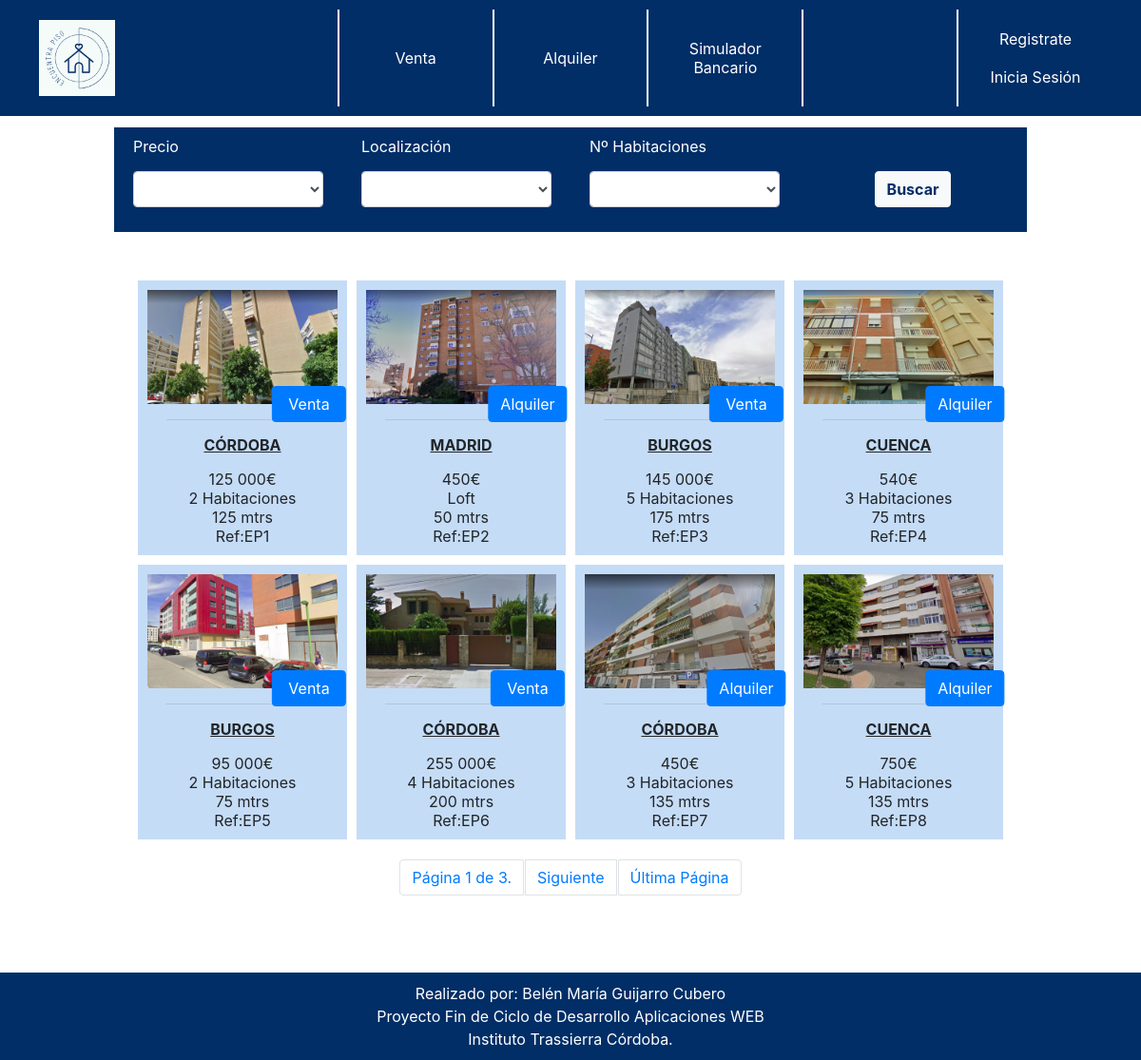
The app's page /, older data.
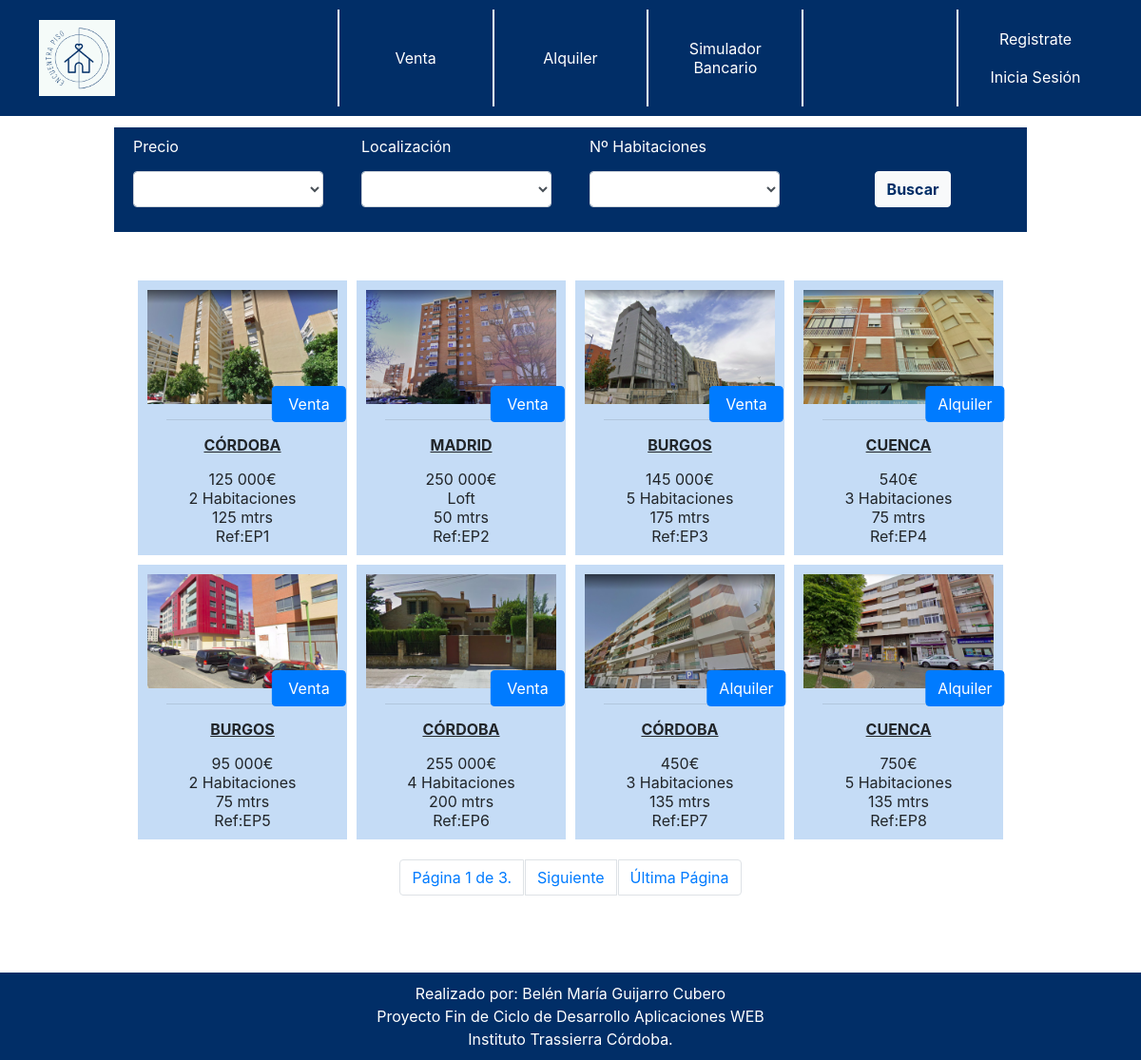
The same page, newer data.
### applications/operaciones/models.py (models this page shows, shortened)
class Oferta(models.Model):
	inmueble= models.ForeignKey("inmuebles.Inmueble", verbose_name=("Inmueble"),on_delete=models.CASCADE)
	vendedor=models.ForeignKey("administracion.Trabajador", verbose_name=("trabajador"),on_delete=models.SET_NULL, blank=True,null=True)
	precio=models.DecimalField('Precio', max_digits=13, decimal_places=6)
	descuento=models.DecimalField('Descuento', max_digits=5, decimal_places=2, default=0)
	tipo=models.CharField("tipo",max_length=1)
	activa=models.BooleanField('Activo', default=True)
	updated_at = models.DateTimeField(auto_now_add=True, null=True)
	created_at = models.DateTimeField(auto_now_add=True, null=True)
	def __str__(self):
		return str(self.id)+"-"+str(self.inmueble.id)+" - "+str(self.precio)

### applications/inmuebles/models.py (models this page shows, shortened)
class Inmueble(models.Model):
	PROVINCE_CHOICES =(
		('01', 'Alaba'), ('02', 'Albacete'), ('03', 'Alicante'),
		('04', 'Almería'), ('05', 'Ávila'), ('06', 'Badajoz'),
		('07', 'Islas Baleares'), ('08', 'Barcelona'), ('09', 'Burgos'),
		('10', 'Cáceres'), ('11', 'Cádiz'), ('12', 'Castellón'),
		('13', 'Ciudad Real'), ('14', 'Córdoba'), ('15', 'A Coruña'),
		('16', 'Cuenca'), ('17', 'Girona'), ('18', 'Granada'),
		('19', 'Guadalajara'), ('20', 'Guipúzcoa'), ('21', 'Huelva'),
		('22', 'Huesca'), ('23', 'Jaén'), ('24', 'León'),
		('25', 'Lleida'), ('26', 'La Rioja'), ('27', 'Lugo'),
		('28', 'Madrid'), ('29', 'Málaga'), ('30', 'Murcia'),
		('31', 'Navarra'), ('32', 'Ourense'), ('33', 'Asturias'),
		('34', 'Palencia'), ('35', 'Las Palmas'), ('36', 'Pontevedra'),
		('37', 'Salamanca'), ('38', 'Santa Cruz de Tenerife'), ('39', 'Cantabria'),
		('40', 'Segovia'), ('41', 'Sevilla'), ('42', 'Soria'),
		('43', 'Tarragona'), ('44', 'Teruel'), ('45', 'Toledo'),
		('46', 'Valencia'), ('47', 'Valladolid'), ('48', 'Vizcaya'),
		('49', 'Zamora'), ('50', 'Zaragoza'), ('51', 'Ceuta'), ('52', 'Melilla')
		)
	HABITACIONES_CHOICES=(
        ('0', 'Loft'),
        ('1', '1 Habitacion'),
        ('2', '2 Habitaciones'),
        ('3', '3 Habitaciones'),
        ('4', '4 Habitaciones'),
        ('5', '5 Habitaciones'),
        ('6', 'Más de 5'),
        )
	ORIENTACION_CHOICES=(
	 	('1', '(N) Norte'),
        ('2', '(NO) Noreste'),
        ('3', '(E) Este'),
        ('4', '(SE) Sureste'),
        ('5', '(S) Sur'),
        ('6', '(SO) Suroeste'),
        ('7', '(O) Oeste'),
        ('8', '(NO) Noroeste'),
	 	)
	propietario= models.ForeignKey("administracion.Propietario", verbose_name="propietario",on_delete=models.CASCADE )
	direccion= models.CharField('Direccion', max_length=200)
	localizacion= models.CharField('Localización', max_length=2, choices=PROVINCE_CHOICES)
	codigo_postal= models.IntegerField('CP',)
	metros=models.IntegerField('Metros',)
	habitacion=models.CharField('Habitación', max_length=1, choices=HABITACIONES_CHOICES)
	planta=models.IntegerField('Planta',)
	wc=models.IntegerField('Baños',)
	orientacion=models.CharField('Orientación', max_length=1, choices=ORIENTACION_CHOICES)
	construccion=models.IntegerField('Año Construcción',)
	comunidad=models.DecimalField('Precio Comunidad', max_digits=6, decimal_places=2)
	ascensor=models.BooleanField('Ascensor', default=False)
	terraza=models.BooleanField('Terraza', default=False)
	patio=models.BooleanField('Patio', default=False)
	observacion= models.CharField('Observacion', max_length=1024)
	imagenPrincipal= models.ImageField("ImagenPrincipal",upload_to="imagenes/")
	imagen1=models.ImageField("imagen1",upload_to="imagenes/",default="imagenes/pordefecto.png",blank=True, null=True)
	imagen2=models.ImageField("imagen2",upload_to="imagenes/",default="imagenes/pordefecto.png",blank=True, null=True)
	imagen3=models.ImageField("imagen3",upload_to="imagenes/",default="imagenes/pordefecto.png",blank=True, null=True)
	imagen4=models.ImageField("imagen4",upload_to="imagenes/",default="imagenes/pordefecto.png",blank=True, null=True)
	activo=models.BooleanField('Activo', default=True)
	created_at = models.DateTimeField(auto_now_add=True, null=True)
	updated_at = models.DateTimeField(auto_now_add=True, null=True)

### applications/inmuebles/views.py (the view, shortened to what this page needs)
# urls.py: path('', views.Inicio.as_view(), name="home"),
class Inicio(View):
    def get(self,request):
        clientes=Cliente.objects.all()
        trabajadores=Trabajador.objects.all()
        provincia= lista_fuc(PROVINCE_CHOICES)
        habitaciones= lista_fuc(HABITACIONES_CHOICES)
        ofertas=Oferta.objects.all().filter(activa=True).order_by("created_at")[:20]
        paginator=Paginator(ofertas,8)
        page_number=request.GET.get('page')
        resultado =paginator.get_page(page_number)
        logs("prueba", ofertas)
        return render(request,"home.html",{"provincia":provincia,"habitaciones":habitaciones, "ofertas":ofertas,"resultado":resultado,"clientes":clientes,"trabajadores":trabajadores} )

### applications/inmuebles/views.py (called while the page is built)
def lista_fuc(lista=list()):
    lista=list(lista)
    lista_datos=list()
    for i in range(len(lista)):
        lista_datos.append(lista[i][1])
    lista_tupla=tuple(lista_datos)
    return lista_tupla

def logs(file="log",mensaje=""):
    escribir = open(file+".txt", "a")
    escribir.write(str(mensaje)+"\n")
    escribir.close()

### templates/home.html (shortened to what this page needs)
{% extends "base.html" %}
{% load static %}
{% load humanize %}
{% block head %}
 {% include 'cabecera.html' %}
{% endblock head %}
{% block content %}
<div class="container" id="cabecera-frente"style="margin-top:12px; width:80%">
	<form action="." method="post">
		<table style="width:100%;">
			<tr>
				<td id="tdfiltro">
					<p id="texto">Precio</p>
					<select class="form-control" name="precio" id="precio">
						<option value="{{datos.precio}}">{{datos.precio}}</option>
						<option value="De Menor a Mayor">De Menor a Mayor</option>
					</select>
				</td>
				<td id="tdfiltro">
					<p id="texto">Localización</p>
         	<select class="form-control" name="localidad" id="localidad">
            <option value="{{datos.localidad}}">{{datos.localidad}}</option>
             	{% for p in provincia%}
            <option >{{p}}</option>
            	{% endfor %}
          </select>
				</td>
				<td id="tdfiltro">
					<p id="texto">Nº Habitaciones</p>
         	<select class="form-control" name="habitaciones" id="habitaciones">
            <option value="{{datos.hab}}">{{datos.hab}}</option>
            	{% for h in habitaciones%}
            <option >{{h}}</option>
            	{% endfor %}
          </select>
         </td>
				<td id="tdfiltro"style="text-align:center"><p>&nbsp;</p>
						<button type="submit" class="btn btn-light"style="color:#012e67;font-weight: bold;">Buscar</button>
				</td>
			</tr>
		</table>
	</form>
</div>
<center>
<h2><b>{{titulo}}</b></h2>
<h3>
</h3>
</center>
<div style="padding-top:10px">
	<table style="margin:auto;"width="75%">
		<tr>
		{% for o in resultado%}
			<td width="20%" align="center" style="padding:5px">
				<div id="ficha" style="background-color:#c5dcf6; padding:10px 10px">
					<div id="foto">
    				<a href="{% url 'app_inmuebles:Info' o.id %}"class="text-decoration-none">
    					<img src={{o.inmueble.imagenPrincipal.url}} width="200px">
    					{% if o.tipo == "1" %}
    						<button class="btn btn-primary">Alquiler</button>
    					{% else %}
    						<button class="btn btn-primary">&nbsp;Venta&nbsp;</button>
    					{% endif %}
          	</a>
        	</div>
        	<div>
          	<hr style="width:80%;" />
          	<p stytle="font-weight:bold;padding-button:15px"><u><b>{{o.inmueble.get_localizacion_display|upper}}</b></u></p>
          			{{o.precio|floatformat:0|intcomma }}€<br/>
          			{{o.inmueble.get_habitacion_display}}<br/>
          			{{o.inmueble.metros}} mtrs<br/>
          			Ref:EP{{o.id}}
       		</div>
      	</div>
			</td>
			{% if forloop.counter|divisibleby:"4" %}
    </tr>
    <tr>
      {% endif %}
    {% endfor %}
		</tr>
	</table>
</div>
{%if resultado.paginator %}
	<div style="margin:15px 0px">
  <table  style=";margin:0 auto;">
  	<tr>
    	<td class="page-item">
    		<a class="page-link" href="#">Página {{ resultado.number }} de {{ resultado.paginator.num_pages }}.</a>
    	</td>
    	{% if resultado.has_next %}
    	<td class="page-item">
    		<a class="page-link" href="?page={{resultado.next_page_number }}{{datos}}">Siguiente</a>
    	</td>
    	<td class="page-item">
    		<a class="page-link" href="?page={{ resultado.paginator.num_pages }}">
    	Última Página</a>
    	</td>
    	{% endif %}
  	</tr>
  </table>
{%endif%}
</div>
{% endblock content %}

Row changes from the older to the newer data that the page shows:
changed Oferta "MADRID": precio "450" → "250 000"; tipo "Alquiler" → "Venta"
